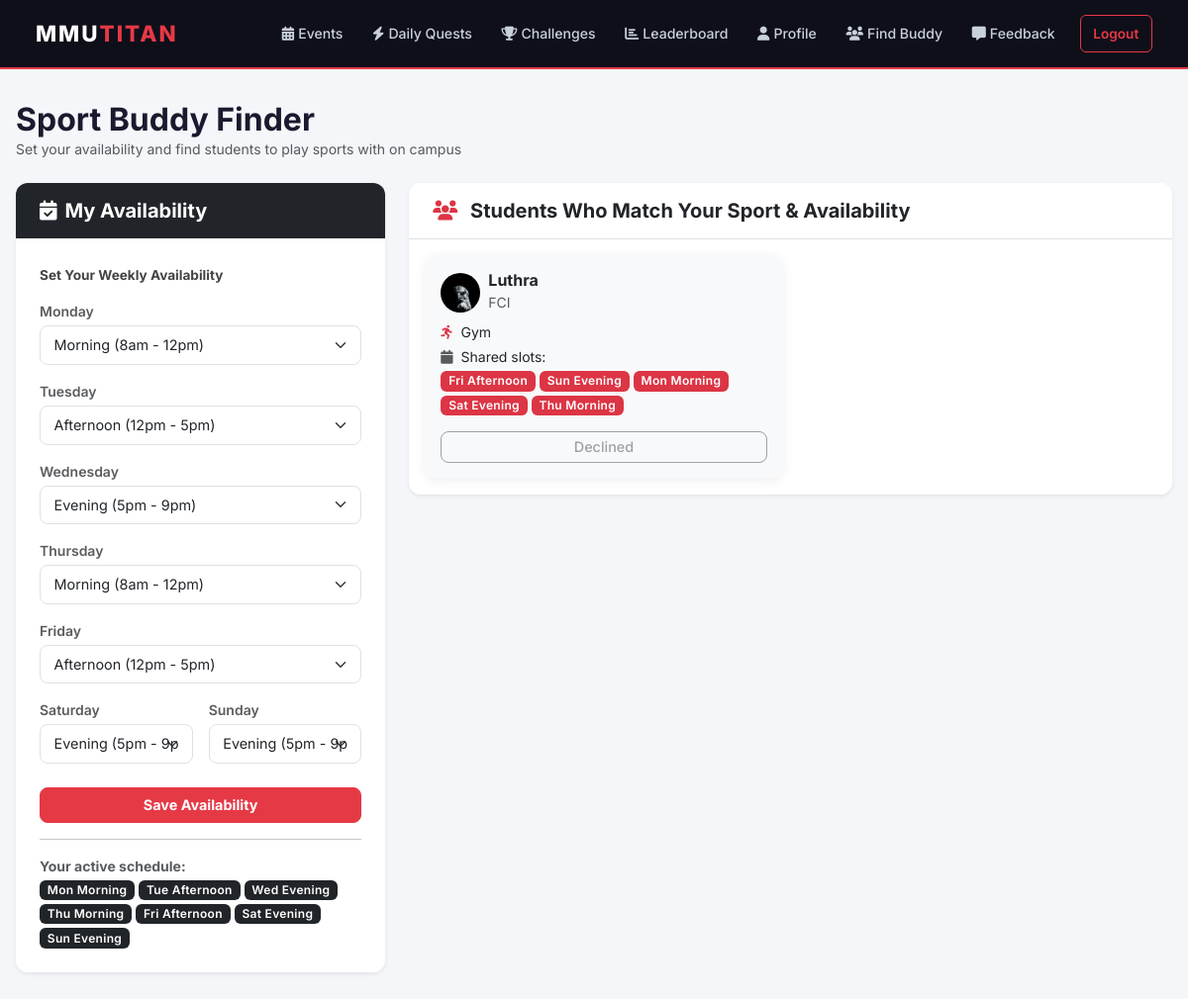
The app's page /buddy_finder (signed in) with its own data.
### mmutitan/models.py (models this page shows)
class User(db.Model, UserMixin):
    id = db.Column(db.Integer, primary_key=True)
    name = db.Column(db.String(100), nullable=False)
    email = db.Column(db.String(120), unique=True, nullable=False)
    password = db.Column(db.String(200), nullable=False)
    faculty = db.Column(db.String(50), nullable=False)
    sport_preferences = db.Column(db.String(200), default="")
    profile_photo = db.Column(db.String(20), nullable=False, default='default.jpg')
    points = db.Column(db.Integer, default=0)
    streak = db.Column(db.Integer, default=0)
    is_admin = db.Column(db.Boolean, default=False)
    is_banned = db.Column(db.Boolean, default=False)
    reset_token = db.Column(db.String(100), nullable=True)
    reset_token_expiry = db.Column(db.DateTime, nullable=True)
    availability_days = db.Column(db.String(100), nullable=True)   # e.g. "Mon,Wed,Fri"
    availability_time = db.Column(db.String(20), nullable=True)    # "Morning", "Afternoon", "Evening"
    rsvps = db.relationship('RSVP', backref='user_ref', lazy=True, cascade="all, delete-orphan")
    usertasks = db.relationship('UserTask', backref='user_ref', lazy=True, cascade="all, delete-orphan")
    submissions = db.relationship('Submission', backref='user_ref', lazy=True, cascade="all, delete-orphan")
    point_history = db.relationship('Point', backref='user_ref', lazy=True, cascade="all, delete-orphan")
    streak_history = db.relationship('Streak', backref='user_ref', lazy=True, cascade="all, delete-orphan")
    feedbacks = db.relationship('Feedback', backref='user_ref', lazy=True, cascade="all, delete-orphan")
    sent_requests = db.relationship('BuddyRequest', foreign_keys='BuddyRequest.sender_id',
                                    backref='sender', lazy=True, cascade="all, delete-orphan")
    received_requests = db.relationship('BuddyRequest', foreign_keys='BuddyRequest.receiver_id',
                                        backref='receiver', lazy=True, cascade="all, delete-orphan")

### mmutitan/app.py (the view)
    @app.route('/buddy_finder', methods=['GET', 'POST'])
    @login_required
    def buddy_finder():
        form = BuddyAvailabilityForm()
        day_fields = [
            ('Mon', form.mon_time), ('Tue', form.tue_time), ('Wed', form.wed_time),
            ('Thu', form.thu_time), ('Fri', form.fri_time), ('Sat', form.sat_time),
            ('Sun', form.sun_time)
        ]
        if request.method == 'GET':
            if current_user.availability_days:
                saved = {
                    entry.split(':')[0]: entry.split(':')[1]
                    for entry in current_user.availability_days.split(',')
                    if ':' in entry
                }
                for day, field in day_fields:
                    field.data = saved.get(day, '')
        if form.validate_on_submit():
            avail = [f"{day}:{field.data}" for day, field in day_fields if field.data]
            current_user.availability_days = ','.join(avail) if avail else None
            db.session.commit()
            flash('Your detailed weekly schedule has been saved!', 'success')
            return redirect(url_for('buddy_finder'))
        matches = []
        if current_user.availability_days and current_user.sport_preferences:
            my_avail = current_user.availability_days.split(',')
            my_sport = current_user.sport_preferences.lower()
            candidates = User.query.filter(
                User.id != current_user.id,
                User.is_banned == False,
                User.availability_days.isnot(None),
                User.availability_days != '',
                User.sport_preferences.isnot(None),
                User.sport_preferences != ''
            ).all()
            for candidate in candidates:
                if my_sport not in candidate.sport_preferences.lower():
                    continue
                their_avail = candidate.availability_days.split(',')
                shared = list(set(my_avail).intersection(set(their_avail)))
                if not shared:
                    continue
                existing = BuddyRequest.query.filter(
                    ((BuddyRequest.sender_id == current_user.id) & (BuddyRequest.receiver_id == candidate.id)) |
                    ((BuddyRequest.sender_id == candidate.id) & (BuddyRequest.receiver_id == current_user.id))
                ).first()
                matches.append({
                    'user': candidate,
                    'shared_slots': shared,
                    'existing_request': existing
                })
        pending_requests = BuddyRequest.query.filter_by(receiver_id=current_user.id, status='Pending').all()
        confirmed = BuddyRequest.query.filter(
            ((BuddyRequest.sender_id == current_user.id) | (BuddyRequest.receiver_id == current_user.id)),
            BuddyRequest.status == 'Accepted'
        ).all()
        return render_template('buddy_finder.html', title='Sport Buddy Finder', form=form,
                               matches=matches, pending_requests=pending_requests, confirmed=confirmed)

### mmutitan/forms.py
class BuddyAvailabilityForm(FlaskForm):
    time_choices = [('', 'Not Available'), ('Morning', 'Morning (8am - 12pm)'), ('Afternoon', 'Afternoon (12pm - 5pm)'), ('Evening', 'Evening (5pm - 9pm)')]
    mon_time = SelectField('Monday', choices=time_choices)
    tue_time = SelectField('Tuesday', choices=time_choices)
    wed_time = SelectField('Wednesday', choices=time_choices)
    thu_time = SelectField('Thursday', choices=time_choices)
    fri_time = SelectField('Friday', choices=time_choices)
    sat_time = SelectField('Saturday', choices=time_choices)
    sun_time = SelectField('Sunday', choices=time_choices)
    submit = SubmitField('Save Availability')

### mmutitan/models.py (called while the page is built)
@login_manager.user_loader
def load_user(user_id):
    return User.query.get(int(user_id))

### mmutitan/templates/buddy_finder.html (shortened to what this page needs)
{% extends "base.html" %}
{% block content %}
<div class="mb-4">
    <h2 class="fw-bold mb-0">Sport Buddy Finder</h2>
    <p class="text-muted small">Set your availability and find students to play sports with on campus</p>
</div>
<div class="row g-4">
    <div class="col-md-4">
        <div class="card shadow-sm">
            <div class="card-header bg-dark text-white py-3">
                <h5 class="mb-0 fw-bold"><i class="fa fa-calendar-check me-2"></i>My Availability</h5>
            </div>
            <div class="card-body p-4">
                <form method="POST" action="">
                    <div class="mb-4">
                        <label class="form-label fw-bold mb-3">Set Your Weekly Availability</label>
                        <div class="row g-3">
                            <div class="col-12">
                                <span class="small fw-semibold text-muted d-block mb-1">Monday</span>
                                {{ form.mon_time(class="form-select form-select-sm") }}
                            </div>
                            <div class="col-12">
                                <span class="small fw-semibold text-muted d-block mb-1">Tuesday</span>
                                {{ form.tue_time(class="form-select form-select-sm") }}
                            </div>
                            <div class="col-12">
                                <span class="small fw-semibold text-muted d-block mb-1">Wednesday</span>
                                {{ form.wed_time(class="form-select form-select-sm") }}
                            </div>
                            <div class="col-12">
                                <span class="small fw-semibold text-muted d-block mb-1">Thursday</span>
                                {{ form.thu_time(class="form-select form-select-sm") }}
                            </div>
                            <div class="col-12">
                                <span class="small fw-semibold text-muted d-block mb-1">Friday</span>
                                {{ form.fri_time(class="form-select form-select-sm") }}
                            </div>
                            <div class="col-6">
                                <span class="small fw-semibold text-muted d-block mb-1">Saturday</span>
                                {{ form.sat_time(class="form-select form-select-sm") }}
                            </div>
                            <div class="col-6">
                                <span class="small fw-semibold text-muted d-block mb-1">Sunday</span>
                                {{ form.sun_time(class="form-select form-select-sm") }}
                            </div>
                        </div>
                    </div>
                    <div class="d-grid">
                        {{ form.submit(class="btn btn-danger fw-bold") }}
                    </div>
                </form>
                {% if current_user.availability_days %}
                <hr>
                <p class="small text-muted mb-1"><strong>Your active schedule:</strong></p>
                <div class="d-flex flex-wrap gap-1 mt-1">
                    {% for slot in current_user.availability_days.split(',') %}
                        <span class="badge bg-dark">{{ slot.replace(':', ' ') }}</span>
                    {% endfor %}
                </div>
                {% endif %}
            </div>
        </div>
    </div>
    <div class="col-md-8">
        <div class="card shadow-sm">
            <div class="card-header bg-white border-bottom py-3">
                <h5 class="mb-0 fw-bold"><i class="fa fa-users me-2 text-danger"></i>
                    Students Who Match Your Sport &amp; Availability
                </h5>
            </div>
            <div class="card-body">
                {% if not current_user.availability_days %}
                <div class="text-center py-5">
                    <div style="font-size:3rem;">📅</div>
                    <h5 class="text-muted mt-2">Set your availability first</h5>
                    <p class="text-muted small">Fill in the form on the left to start finding buddies.</p>
                </div>
                {% elif matches %}
                <div class="row g-3">
                    {% for match in matches %}
                    <div class="col-md-6">
                        <div class="card h-100 border-0 bg-light">
                            <div class="card-body">
                                <div class="d-flex align-items-center mb-2">
                                    <img src="{{ url_for('static', filename='profile_pics/' + match.user.profile_photo) }}"
                                         class="rounded-circle me-2"
                                         style="width:40px;height:40px;object-fit:cover;">
                                    <div>
                                        <h6 class="fw-bold mb-0">{{ match.user.name }}</h6>
                                        <small class="text-muted">{{ match.user.faculty }}</small>
                                    </div>
                                </div>
                                <p class="small mb-1">
                                    <i class="fa fa-running me-1 text-danger"></i>
                                    {{ match.user.sport_preferences }}
                                </p>
                                <div class="small mb-3">
                                    <i class="fa fa-calendar me-1 text-muted"></i>
                                    Shared slots:<br>
                                    <div class="d-flex flex-wrap gap-1 mt-1">
                                        {% for slot in match.shared_slots %}
                                            <span class="badge bg-danger">{{ slot.replace(':', ' ') }}</span>
                                        {% endfor %}
                                    </div>
                                </div>
                                {% if match.existing_request %}
                                    {% if match.existing_request.status == 'Pending' %}
                                    <button class="btn btn-secondary btn-sm w-100" disabled>Request Sent</button>
                                    {% elif match.existing_request.status == 'Accepted' %}
                                    <button class="btn btn-success btn-sm w-100" disabled>✓ Matched!</button>
                                    {% else %}
                                    <button class="btn btn-outline-secondary btn-sm w-100" disabled>Declined</button>
                                    {% endif %}
                                {% else %}
                                <form action="{{ url_for('send_buddy_request', receiver_id=match.user.id) }}" method="POST">
                                    <button type="submit" class="btn btn-danger btn-sm w-100 fw-bold">
                                        <i class="fa fa-paper-plane me-1"></i>Send Meetup Request
                                    </button>
                                </form>
                                {% endif %}
                            </div>
                        </div>
                    </div>
                    {% endfor %}
                </div>
                {% endif %}
            </div>
        </div>
    </div>
</div>
{% endblock %}

### mmutitan/templates/base.html (style rules this page uses)
body { font-family: 'Inter', sans-serif; background-color: #f4f6f9; color: #1a1a2e; }
.card { border: none; border-radius: 12px; box-shadow: 0 2px 12px rgba(0,0,0,0.07); }
.card-header { border-radius: 12px 12px 0 0 !important; border-bottom: none; padding: 1rem 1.5rem; }
.btn-danger { background-color: #e63946; border-color: #e63946; }
.btn { border-radius: 8px; font-weight: 500; font-size: 0.9rem; }
.form-control, .form-select { border-radius: 8px; border: 1.5px solid #dee2e6; font-size: 0.9rem; padding: 0.5rem 0.85rem; }
.form-label { font-weight: 600; font-size: 0.85rem; color: #444; margin-bottom: 0.3rem; }
.badge { font-weight: 600; letter-spacing: 0.3px; border-radius: 6px; font-size: 0.75rem; }

### records on screen
User: profile_photo (picture), user.name "Luthra", user.faculty "FCI", user.sport_preferences "Gym"

### other values on screen
{{ slot.replace(':', ' ') }} "Mon Morning" "Tue Afternoon" "Wed Evening" "Thu Morning" "Fri Afternoon" "Sat Evening" "Sun Evening"
{{ slot.replace(':', ' ') }} "Fri Afternoon" "Sun Evening" "Mon Morning" "Sat Evening" "Thu Morning"
